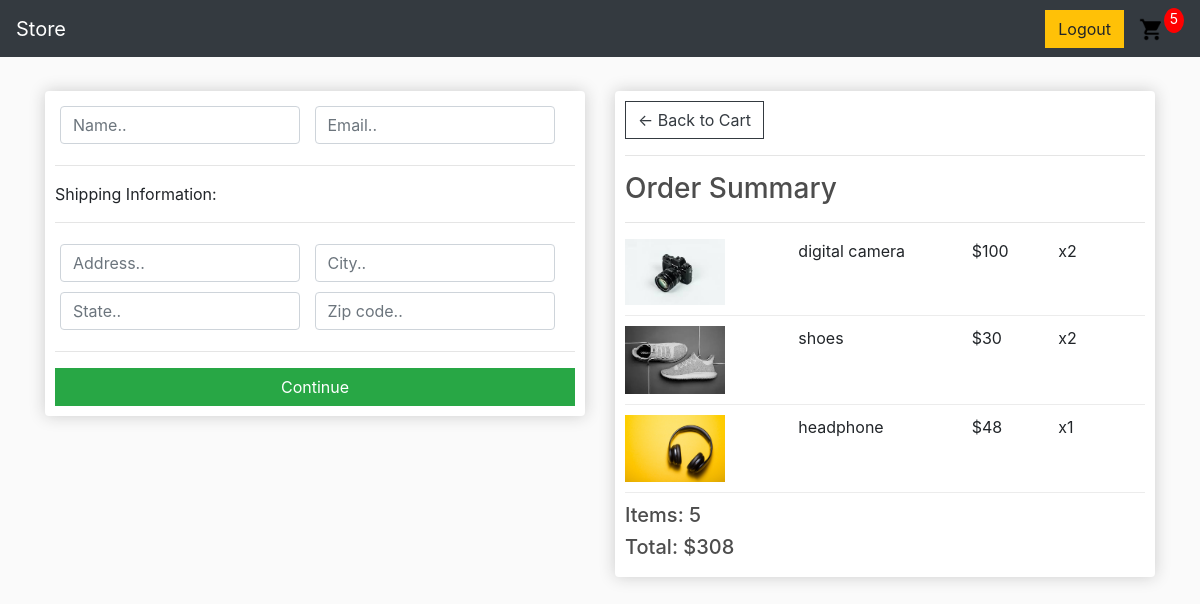
Screenshot of /checkout/ (signed in) with the database file from the repository.
### store/models.py (models this page shows, shortened)
class OrderItem(models.Model):
    product=models.ForeignKey(Product,on_delete=models.SET_NULL,null=True)
    order = models.ForeignKey(Order, on_delete=models.SET_NULL, null=True)
    quantity = models.IntegerField(default=0, null=True, blank=True)
    date_added = models.DateTimeField(auto_now_add=True)
    @property
    def get_total(self):
        total = self.product.price * self.quantity
        return total

class Product(models.Model):
	name = models.CharField(max_length=200)
	price = models.IntegerField(null=True)
	image = models.ImageField(null=True, blank=True)
	@property
	def imageURL(self):
		try:
			url = self.image.url
		except:
			url = ''
		return url

class Order(models.Model):
    customer=models.ForeignKey(Customer,on_delete=models.SET_NULL,null=True,blank=True)
    date_ordered=models.DateTimeField(auto_now_add=True)
    complete=models.BooleanField(default=False)
    transaction_id=models.CharField(max_length=100,null=True)
    @property
    def get_cart_total(self):
        orderitems=self.orderitem_set.all()
        total=sum([item.get_total for item in orderitems])
        return total
    @property
    def get_cart_items(self):
        orderitems=self.orderitem_set.all()
        total=sum([item.quantity for item in orderitems])
        return total

### store/views.py (the view)
# urls.py: path('checkout/',views.checkout,name="checkout"),
@login_required(login_url="login")
def checkout(request):
    customer=request.user.customer
    order,created=Order.objects.get_or_create(customer=customer,complete=False)
    items=order.orderitem_set.all()
    cartItems=order.get_cart_items
    context={'items':items,'order':order,"cartItems":cartItems}
    return render(request,'store/checkout.html',context)

### templates/store/checkout.html (shortened to what this page needs)
{% extends 'store/main.html' %}
{% load static %}
{% block content %}
     <div class="row">
		<div class="col-lg-6">
			<div class="box-element" id="form-wrapper">
				<form id="form" method="post">
					<div id="user-info">
						<div class="form-field">
							<input required class="form-control" type="text" name="name" placeholder="Name..">
						</div>
						<div class="form-field">
							<input required class="form-control" type="email" name="email" placeholder="Email..">
						</div>
					</div>
					<div id="shipping-info">
						<hr>
						<p>Shipping Information:</p>
						<hr>
						<div class="form-field">
							<input class="form-control" type="text" name="address" placeholder="Address..">
						</div>
						<div class="form-field">
							<input class="form-control" type="text" name="city" placeholder="City..">
						</div>
						<div class="form-field">
							<input class="form-control" type="text" name="state" placeholder="State..">
						</div>
						<div class="form-field">
							<input class="form-control" type="text" name="country" placeholder="Zip code..">
						</div>
					</div>
					<hr>
					<input id="form-button" class="btn btn-success btn-block" type="submit" value="Continue">
				</form>
			</div>
			<br>
		</div>
		<div class="col-lg-6">
			<div class="box-element">
				<a  class="btn btn-outline-dark" href="{% url 'cart' %}">&#x2190; Back to Cart</a>
				<hr>
				<h3>Order Summary</h3>
				<hr>
				{% for item in items %}
				<div class="cart-row">
					<div style="flex:2"><img class="row-image" src="{{item.product.imageURL}}"></div>
					<div style="flex:2"><p>{{item.product.name}}</p></div>
					<div style="flex:1"><p>${{item.product.price}}</p></div>
					<div style="flex:1"><p>x{{item.quantity}}</p></div>
				</div>
				{% endfor %}
				<h5>Items:   {{order.get_cart_items}}</h5>
				<h5>Total:   ${{order.get_cart_total}}</h5>
			</div>
		</div>
	</div>
{% endblock content %}

### static/css/main.css (style rules this page uses)
body { background-color: hsl(0, 0%, 98%); }
h1,h2,h3,h4,h5,h6 { color:hsl(0, 0%, 30%); }
.box-element { box-shadow:hsl(0, 0%, 80%) 0 0 16px; background-color: #fff; border-radius: 4px; padding: 10px; }
.col-lg-4, .col-lg-6, .col-lg-8, .col-lg-12 { margin-top: 10px; }
.btn { border-radius: 0; }
.row-image { width: 100px; }
.form-field { width:250px; display: inline-block; padding: 5px; }
.cart-row { display: flex; align-items: flex-stretch; padding-bottom: 10px; margin-bottom: 10px; border-bottom: 1px solid #ececec; }

### rows the page displays
OrderItem: product.imageURL (picture), product.name "digital camera", product.price "100", quantity "2"
OrderItem: product.imageURL (picture), product.name "shoes", product.price "30", quantity "2"
OrderItem: product.imageURL (picture), product.name "headphone", product.price "48", quantity "1"
Order: get_cart_items "5", get_cart_total "308"

### other values shown
{{ cartItems }} "5"
